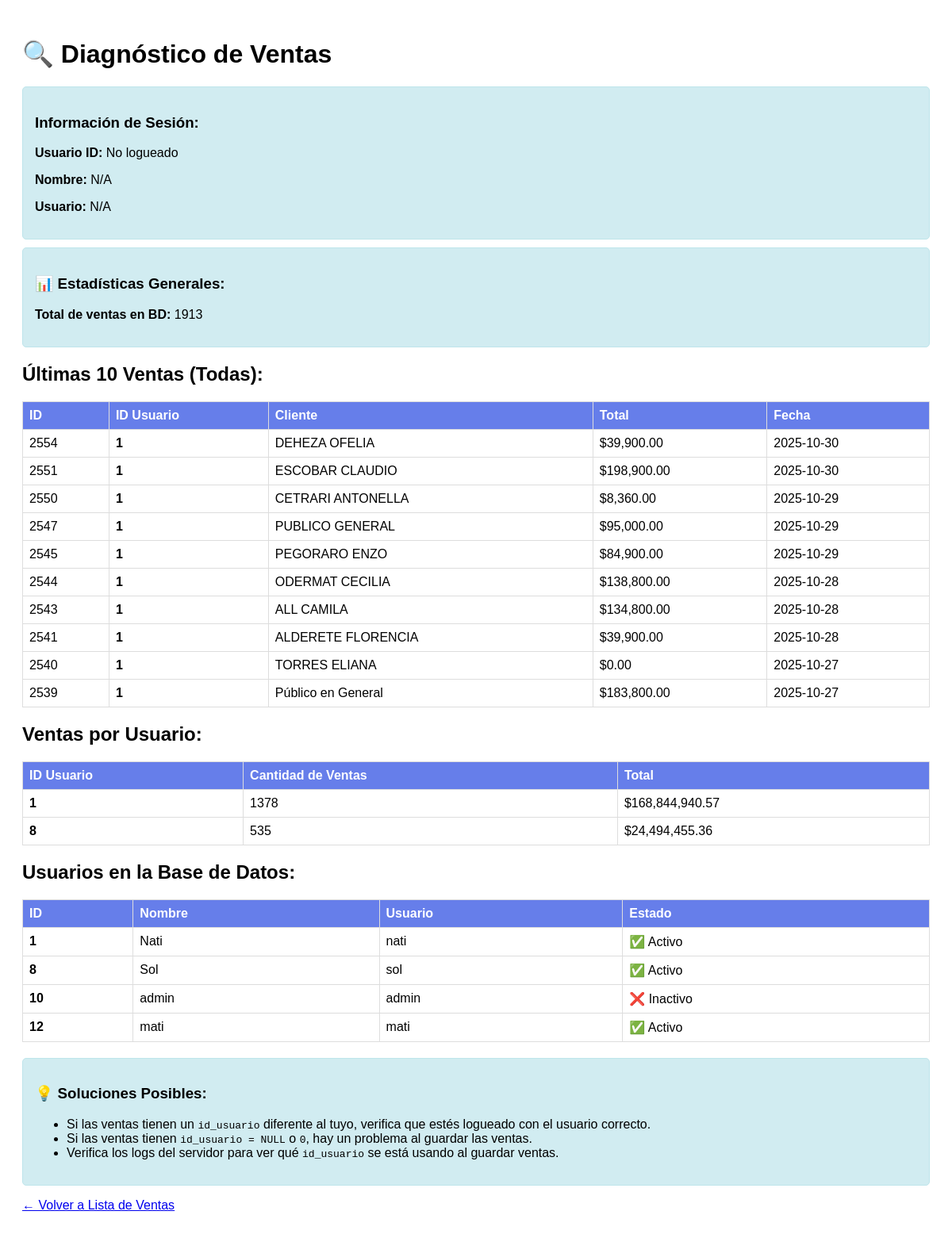
Page /src/debug_ventas.php on the committed database.
### tables this page shows
CREATE TABLE `ventas` (
  `id` int NOT NULL,
  `id_cliente` int NOT NULL,
  `total` decimal(10,2) NOT NULL,
  `id_usuario` int NOT NULL,
  `fecha` date NOT NULL,
  `abona` decimal(10,2) NOT NULL,
  `resto` decimal(10,2) NOT NULL,
  `obrasocial` decimal(10,2) NOT NULL,
  `id_metodo` int NOT NULL
);

CREATE TABLE `cliente` (
  `idcliente` int NOT NULL,
  `nombre` varchar(100) NOT NULL,
  `telefono` varchar(15) NOT NULL,
  `direccion` varchar(200) NOT NULL,
  `usuario_id` int NOT NULL,
  `estado` int NOT NULL DEFAULT '1',
  `dni` varchar(12) NOT NULL,
  `obrasocial` varchar(30) NOT NULL,
  `medico` varchar(30) NOT NULL
);

CREATE TABLE `usuario` (
  `idusuario` int NOT NULL,
  `nombre` varchar(100) NOT NULL,
  `correo` varchar(100) NOT NULL,
  `usuario` varchar(20) NOT NULL,
  `clave` varchar(50) NOT NULL,
  `estado` int NOT NULL DEFAULT '1'
);

### src/debug_ventas.php (the view, shortened to what this page needs)
<?php
include "../conexion.php";
$id_user = isset($_SESSION['idUser']) ? (int)$_SESSION['idUser'] : 0;
?>
<!DOCTYPE html>
<html>
<head>
</head>
<body>
    <h1>🔍 Diagnóstico de Ventas</h1>
    <?php
    echo "<div class='alert alert-info'>";
    echo "<h3>Información de Sesión:</h3>";
    echo "<p><strong>Usuario ID:</strong> " . ($id_user ?: "No logueado") . "</p>";
    echo "<p><strong>Nombre:</strong> " . (isset($_SESSION['nombre']) ? $_SESSION['nombre'] : "N/A") . "</p>";
    echo "<p><strong>Usuario:</strong> " . (isset($_SESSION['user']) ? $_SESSION['user'] : "N/A") . "</p>";
    echo "</div>";
    $query_total = mysqli_query($conexion, "SELECT COUNT(*) as total FROM ventas");
    $total_data = mysqli_fetch_assoc($query_total);
    $total_ventas = $total_data['total'];
    echo "<div class='alert alert-info'>";
    echo "<h3>📊 Estadísticas Generales:</h3>";
    echo "<p><strong>Total de ventas en BD:</strong> $total_ventas</p>";
    echo "</div>";
    echo "<h2>Últimas 10 Ventas (Todas):</h2>";
    $query_recientes = mysqli_query($conexion, "SELECT v.id, v.id_usuario, v.id_cliente, v.total, v.fecha, c.nombre as cliente_nombre FROM ventas v LEFT JOIN cliente c ON v.id_cliente = c.idcliente ORDER BY v.fecha DESC, v.id DESC LIMIT 10");
    if ($query_recientes && mysqli_num_rows($query_recientes) > 0) {
        echo "<table>";
        echo "<tr><th>ID</th><th>ID Usuario</th><th>Cliente</th><th>Total</th><th>Fecha</th></tr>";
        while ($row = mysqli_fetch_assoc($query_recientes)) {
            $highlight = ($row['id_usuario'] == $id_user) ? "style='background-color: #d4edda;'" : "";
            echo "<tr $highlight>";
            echo "<td>{$row['id']}</td>";
            echo "<td><strong>{$row['id_usuario']}</strong></td>";
            echo "<td>{$row['cliente_nombre']}</td>";
            echo "<td>$" . number_format($row['total'], 2) . "</td>";
            echo "<td>{$row['fecha']}</td>";
            echo "</tr>";
        }
        echo "</table>";
    } else {
        echo "<div class='alert alert-warning'>No se encontraron ventas recientes</div>";
    }
    echo "<h2>Ventas por Usuario:</h2>";
    $query_por_usuario = mysqli_query($conexion, "SELECT id_usuario, COUNT(*) as cantidad, SUM(total) as total FROM ventas GROUP BY id_usuario ORDER BY cantidad DESC");
    if ($query_por_usuario && mysqli_num_rows($query_por_usuario) > 0) {
        echo "<table>";
        echo "<tr><th>ID Usuario</th><th>Cantidad de Ventas</th><th>Total</th></tr>";
        while ($row = mysqli_fetch_assoc($query_por_usuario)) {
            $highlight = ($row['id_usuario'] == $id_user) ? "style='background-color: #d4edda;'" : "";
            echo "<tr $highlight>";
            echo "<td><strong>{$row['id_usuario']}</strong>" . ($row['id_usuario'] == $id_user ? " ← TÚ" : "") . "</td>";
            echo "<td>{$row['cantidad']}</td>";
            echo "<td>$" . number_format($row['total'], 2) . "</td>";
            echo "</tr>";
        }
        echo "</table>";
    }
    echo "<h2>Usuarios en la Base de Datos:</h2>";
    $query_usuarios = mysqli_query($conexion, "SELECT idusuario, nombre, usuario, estado FROM usuario ORDER BY idusuario");
    if ($query_usuarios && mysqli_num_rows($query_usuarios) > 0) {
        echo "<table>";
        echo "<tr><th>ID</th><th>Nombre</th><th>Usuario</th><th>Estado</th></tr>";
        while ($row = mysqli_fetch_assoc($query_usuarios)) {
            $highlight = ($row['idusuario'] == $id_user) ? "style='background-color: #d4edda;'" : "";
            echo "<tr $highlight>";
            echo "<td><strong>{$row['idusuario']}</strong>" . ($row['idusuario'] == $id_user ? " ← TÚ" : "") . "</td>";
            echo "<td>{$row['nombre']}</td>";
            echo "<td>{$row['usuario']}</td>";
            echo "<td>" . ($row['estado'] == 1 ? "✅ Activo" : "❌ Inactivo") . "</td>";
            echo "</tr>";
        }
        echo "</table>";
    }
    ?>
    <div class="alert alert-info">
        <h3>💡 Soluciones Posibles:</h3>
        <ul>
            <li>Si las ventas tienen un <code>id_usuario</code> diferente al tuyo, verifica que estés logueado con el usuario correcto.</li>
            <li>Si las ventas tienen <code>id_usuario = NULL</code> o <code>0</code>, hay un problema al guardar las ventas.</li>
            <li>Verifica los logs del servidor para ver qué <code>id_usuario</code> se está usando al guardar ventas.</li>
        </ul>
    </div>
    <p><a href="lista_ventas.php">← Volver a Lista de Ventas</a></p>
</body>
</html>

### src/debug_ventas.php (style rules this page uses)
body { font-family: Arial, sans-serif; padding: 20px; }
table { border-collapse: collapse; width: 100%; margin: 20px 0; }
th, td { border: 1px solid #ddd; padding: 8px; text-align: left; }
th { background-color: #667eea; color: white; }
.alert { padding: 15px; margin: 10px 0; border-radius: 5px; }
.alert-info { background-color: #d1ecf1; border: 1px solid #bee5eb; }

### rows in the picture
ventas: id "2554", id_usuario "1", id_cliente.nombre "DEHEZA OFELIA", total "39,900.00", fecha "2025-10-30"
ventas: id "2551", id_usuario "1", id_cliente.nombre "ESCOBAR CLAUDIO", total "198,900.00", fecha "2025-10-30"
ventas: id "2550", id_usuario "1", id_cliente.nombre "CETRARI ANTONELLA", total "8,360.00", fecha "2025-10-29"
ventas: id "2547", id_usuario "1", id_cliente.nombre "PUBLICO GENERAL", total "95,000.00", fecha "2025-10-29"
ventas: id "2545", id_usuario "1", id_cliente.nombre "PEGORARO ENZO", total "84,900.00", fecha "2025-10-29"
ventas: id "2544", id_usuario "1", id_cliente.nombre "ODERMAT CECILIA", total "138,800.00", fecha "2025-10-28"
ventas: id "2543", id_usuario "1", id_cliente.nombre "ALL CAMILA", total "134,800.00", fecha "2025-10-28"
ventas: id "2541", id_usuario "1", id_cliente.nombre "ALDERETE FLORENCIA", total "39,900.00", fecha "2025-10-28"
ventas: id "2540", id_usuario "1", id_cliente.nombre "TORRES ELIANA", total "0.00", fecha "2025-10-27"
ventas: id "2539", id_usuario "1", id_cliente.nombre "Público en General", total "183,800.00", fecha "2025-10-27"
usuario: idusuario "1", nombre "Nati", usuario "nati", estado "✅ Activo"
usuario: idusuario "8", nombre "Sol", usuario "sol", estado "✅ Activo"
usuario: idusuario "10", nombre "admin", usuario "admin", estado "❌ Inactivo"
usuario: idusuario "12", nombre "mati", usuario "mati", estado "✅ Activo"

### other values in the picture
$id_user ?: "No logueado" "No logueado"
$total_ventas "1913"
$row['id_usuario'] "1"
$row['cantidad'] "1378"
$row['total'] "168,844,940.57"
$row['id_usuario'] "8"
$row['cantidad'] "535"
$row['total'] "24,494,455.36"
